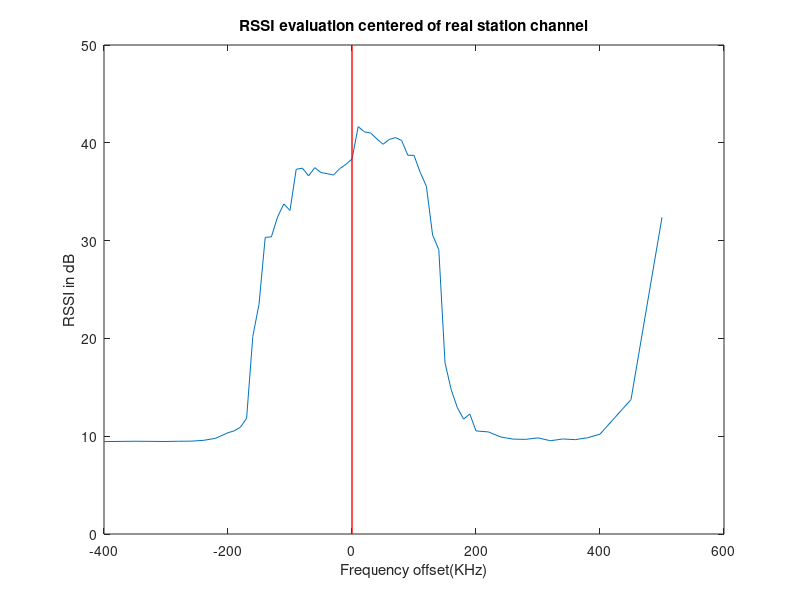

This chart was generated by the following MATLAB code:
clear all;
close all;
clc;

% 
% fmdata=loadFile_FM_IQ('./CaptureData/IQ/IQ_934_25dB(-400Hz)00.txt');
% RSSI=real(fmdata).*real(fmdata) + imag(fmdata).*imag(fmdata);
% RSSI_result(1)=mean(RSSI);
% x_axis=-400;
% 
% fmdata=loadFile_FM_IQ('./CaptureData/IQ/IQ_934_25dB(-350Hz)00.txt');
% RSSI=real(fmdata).*real(fmdata) + imag(fmdata).*imag(fmdata);
% RSSI_result(2)=mean(RSSI);
% x_axis=[x_axis -350];
% 
% fmdata=loadFile_FM_IQ('./CaptureData/IQ/IQ_934_25dB(-300Hz)00.txt');
% RSSI=real(fmdata).*real(fmdata) + imag(fmdata).*imag(fmdata);
% RSSI_result(3)=mean(RSSI);
% x_axis=[x_axis -300];
% 
% fmdata=loadFile_FM_IQ('./CaptureData/IQ/IQ_934_25dB(-280Hz)00.txt');
% RSSI=real(fmdata).*real(fmdata) + imag(fmdata).*imag(fmdata);
% RSSI_result(4)=mean(RSSI);
% x_axis=[x_axis -280];
% 
% fmdata=loadFile_FM_IQ('./CaptureData/IQ/IQ_934_25dB(-260Hz)00.txt');
% RSSI=real(fmdata).*real(fmdata) + imag(fmdata).*imag(fmdata);
% RSSI_result(5)=mean(RSSI);
% x_axis=[x_axis -260];
% 
% fmdata=loadFile_FM_IQ('./CaptureData/IQ/IQ_934_25dB(-240Hz)00.txt');
% RSSI=real(fmdata).*real(fmdata) + imag(fmdata).*imag(fmdata);
% RSSI_result(6)=mean(RSSI);
% x_axis=[x_axis -240];
% 
% fmdata=loadFile_FM_IQ('./CaptureData/IQ/IQ_934_25dB(-220Hz)00.txt');
% RSSI=real(fmdata).*real(fmdata) + imag(fmdata).*imag(fmdata);
% RSSI_result(7)=mean(RSSI);
% x_axis=[x_axis -220];
% 
% fmdata=loadFile_FM_IQ('./CaptureData/IQ/IQ_934_25dB(-200Hz)00.txt');
% RSSI=real(fmdata).*real(fmdata) + imag(fmdata).*imag(fmdata);
% RSSI_result(8)=mean(RSSI);
% x_axis=[x_axis -200];
% 
% fmdata=loadFile_FM_IQ('./CaptureData/IQ/IQ_934_25dB(-190Hz)00.txt');
% RSSI=real(fmdata).*real(fmdata) + imag(fmdata).*imag(fmdata);
% RSSI_result(9)=mean(RSSI);
% x_axis=[x_axis -190];
% 
% fmdata=loadFile_FM_IQ('./CaptureData/IQ/IQ_934_25dB(-180Hz)00.txt');
% RSSI=real(fmdata).*real(fmdata) + imag(fmdata).*imag(fmdata);
% RSSI_result(10)=mean(RSSI)
% x_axis=[x_axis -180];
% 
% fmdata=loadFile_FM_IQ('./CaptureData/IQ/IQ_934_25dB(-170Hz)00.txt');
% RSSI=real(fmdata).*real(fmdata) + imag(fmdata).*imag(fmdata);
% RSSI_result(11)=mean(RSSI);
% x_axis=[x_axis -170];
% 
% fmdata=loadFile_FM_IQ('./CaptureData/IQ/IQ_934_25dB(-160Hz)00.txt');
% RSSI=real(fmdata).*real(fmdata) + imag(fmdata).*imag(fmdata);
% RSSI_result(12)=mean(RSSI);
% x_axis=[x_axis -160];
% 
% fmdata=loadFile_FM_IQ('./CaptureData/IQ/IQ_934_25dB(-150Hz)00.txt');
% RSSI=real(fmdata).*real(fmdata) + imag(fmdata).*imag(fmdata);
% RSSI_result(13)=mean(RSSI);
% x_axis=[x_axis -150];
% 
% fmdata=loadFile_FM_IQ('./CaptureData/IQ/IQ_934_25dB(-140Hz)00.txt');
% RSSI=real(fmdata).*real(fmdata) + imag(fmdata).*imag(fmdata);
% RSSI_result(14)=mean(RSSI);
% x_axis=[x_axis -140];
% 
% fmdata=loadFile_FM_IQ('./CaptureData/IQ/IQ_934_25dB(-130Hz)00.txt');
% RSSI=real(fmdata).*real(fmdata) + imag(fmdata).*imag(fmdata);
% RSSI_result(15)=mean(RSSI);
% x_axis=[x_axis -130];
% 
% fmdata=loadFile_FM_IQ('./CaptureData/IQ/IQ_934_25dB(-120Hz)00.txt');
% RSSI=real(fmdata).*real(fmdata) + imag(fmdata).*imag(fmdata);
% RSSI_result(16)=mean(RSSI);
% x_axis=[x_axis -120];
% 
% fmdata=loadFile_FM_IQ('./CaptureData/IQ/IQ_934_25dB(-110Hz)00.txt');
% RSSI=real(fmdata).*real(fmdata) + imag(fmdata).*imag(fmdata);
% RSSI_result(17)=mean(RSSI);
% x_axis=[x_axis -110];
% 
% fmdata=loadFile_FM_IQ('./CaptureData/IQ/IQ_934_25dB(-100Hz)00.txt');
% RSSI=real(fmdata).*real(fmdata) + imag(fmdata).*imag(fmdata);
% RSSI_result(18)=mean(RSSI);
% x_axis=[x_axis -100];
% 
% fmdata=loadFile_FM_IQ('./CaptureData/IQ/IQ_934_25dB(-90Hz)00.txt');
% RSSI=real(fmdata).*real(fmdata) + imag(fmdata).*imag(fmdata);
% RSSI_result(19)=mean(RSSI);
% x_axis=[x_axis -90];
% 
% fmdata=loadFile_FM_IQ('./CaptureData/IQ/IQ_934_25dB(-80Hz)00.txt');
% RSSI=real(fmdata).*real(fmdata) + imag(fmdata).*imag(fmdata);
% RSSI_result(20)=mean(RSSI)
% x_axis=[x_axis -80];
% 
% fmdata=loadFile_FM_IQ('./CaptureData/IQ/IQ_934_25dB(-70Hz)00.txt');
% RSSI=real(fmdata).*real(fmdata) + imag(fmdata).*imag(fmdata);
% RSSI_result(21)=mean(RSSI);
% x_axis=[x_axis -70];
% 
% fmdata=loadFile_FM_IQ('./CaptureData/IQ/IQ_934_25dB(-60Hz)00.txt');
% RSSI=real(fmdata).*real(fmdata) + imag(fmdata).*imag(fmdata);
% RSSI_result(22)=mean(RSSI);
% x_axis=[x_axis -60];
% 
% fmdata=loadFile_FM_IQ('./CaptureData/IQ/IQ_934_25dB(-50Hz)00.txt');
% RSSI=real(fmdata).*real(fmdata) + imag(fmdata).*imag(fmdata);
% RSSI_result(23)=mean(RSSI);
% x_axis=[x_axis -50];
% 
% fmdata=loadFile_FM_IQ('./CaptureData/IQ/IQ_934_25dB(-40Hz)00.txt');
% RSSI=real(fmdata).*real(fmdata) + imag(fmdata).*imag(fmdata);
% RSSI_result(24)=mean(RSSI);
% x_axis=[x_axis -40];
% 
% fmdata=loadFile_FM_IQ('./CaptureData/IQ/IQ_934_25dB(-30Hz)00.txt');
% RSSI=real(fmdata).*real(fmdata) + imag(fmdata).*imag(fmdata);
% RSSI_result(25)=mean(RSSI);
% x_axis=[x_axis -30];
% 
% fmdata=loadFile_FM_IQ('./CaptureData/IQ/IQ_934_25dB(-20Hz)00.txt');
% RSSI=real(fmdata).*real(fmdata) + imag(fmdata).*imag(fmdata);
% RSSI_result(26)=mean(RSSI);
% x_axis=[x_axis -20];
% 
% fmdata=loadFile_FM_IQ('./CaptureData/IQ/IQ_934_25dB(-10Hz)00.txt');
% RSSI=real(fmdata).*real(fmdata) + imag(fmdata).*imag(fmdata);
% RSSI_result(27)=mean(RSSI);
% x_axis=[x_axis -10];
% 
% fmdata=loadFile_FM_IQ('./CaptureData/IQ/IQ_934_15dB(+0Hz)10.txt');
% RSSI=real(fmdata).*real(fmdata) + imag(fmdata).*imag(fmdata);
% RSSI_result(28)=mean(RSSI);
% x_axis=[x_axis 0];
% 
% fmdata=loadFile_FM_IQ('./CaptureData/IQ/IQ_934_25dB(+10Hz)00.txt');
% RSSI=real(fmdata).*real(fmdata) + imag(fmdata).*imag(fmdata);
% RSSI_result(29)=mean(RSSI);
% x_axis=[x_axis 10];
% 
% fmdata=loadFile_FM_IQ('./CaptureData/IQ/IQ_934_25dB(+20Hz)00.txt');
% RSSI=real(fmdata).*real(fmdata) + imag(fmdata).*imag(fmdata);
% RSSI_result(30)=mean(RSSI)
% x_axis=[x_axis 20];
% 
% fmdata=loadFile_FM_IQ('./CaptureData/IQ/IQ_934_25dB(+30Hz)00.txt');
% RSSI=real(fmdata).*real(fmdata) + imag(fmdata).*imag(fmdata);
% RSSI_result(31)=mean(RSSI);
% x_axis=[x_axis 30];
% 
% fmdata=loadFile_FM_IQ('./CaptureData/IQ/IQ_934_25dB(+40Hz)00.txt');
% RSSI=real(fmdata).*real(fmdata) + imag(fmdata).*imag(fmdata);
% RSSI_result(32)=mean(RSSI);
% x_axis=[x_axis 40];
% 
% fmdata=loadFile_FM_IQ('./CaptureData/IQ/IQ_934_25dB(+50Hz)00.txt');
% RSSI=real(fmdata).*real(fmdata) + imag(fmdata).*imag(fmdata);
% RSSI_result(33)=mean(RSSI);
% x_axis=[x_axis 50];
% 
% fmdata=loadFile_FM_IQ('./CaptureData/IQ/IQ_934_25dB(+60Hz)00.txt');
% RSSI=real(fmdata).*real(fmdata) + imag(fmdata).*imag(fmdata);
% RSSI_result(34)=mean(RSSI);
% x_axis=[x_axis 60];
% 
% fmdata=loadFile_FM_IQ('./CaptureData/IQ/IQ_934_25dB(+70Hz)00.txt');
% RSSI=real(fmdata).*real(fmdata) + imag(fmdata).*imag(fmdata);
% RSSI_result(35)=mean(RSSI);
% x_axis=[x_axis 70];
% 
% fmdata=loadFile_FM_IQ('./CaptureData/IQ/IQ_934_25dB(+80Hz)00.txt');
% RSSI=real(fmdata).*real(fmdata) + imag(fmdata).*imag(fmdata);
% RSSI_result(36)=mean(RSSI);
% x_axis=[x_axis 80];
% 
% fmdata=loadFile_FM_IQ('./CaptureData/IQ/IQ_934_25dB(+90Hz)00.txt');
% RSSI=real(fmdata).*real(fmdata) + imag(fmdata).*imag(fmdata);
% RSSI_result(37)=mean(RSSI);
% x_axis=[x_axis 90];
% 
% fmdata=loadFile_FM_IQ('./CaptureData/IQ/IQ_934_25dB(+100Hz)00.txt');
% RSSI=real(fmdata).*real(fmdata) + imag(fmdata).*imag(fmdata);
% RSSI_result(38)=mean(RSSI);
% x_axis=[x_axis 100];
% 
% fmdata=loadFile_FM_IQ('./CaptureData/IQ/IQ_934_25dB(+110Hz)00.txt');
% RSSI=real(fmdata).*real(fmdata) + imag(fmdata).*imag(fmdata);
% RSSI_result(39)=mean(RSSI);
% x_axis=[x_axis 110];
% 
% fmdata=loadFile_FM_IQ('./CaptureData/IQ/IQ_934_25dB(+120Hz)00.txt');
% RSSI=real(fmdata).*real(fmdata) + imag(fmdata).*imag(fmdata);
% RSSI_result(40)=mean(RSSI)
% x_axis=[x_axis 120];
% 
% fmdata=loadFile_FM_IQ('./CaptureData/IQ/IQ_934_25dB(+130Hz)00.txt');
% RSSI=real(fmdata).*real(fmdata) + imag(fmdata).*imag(fmdata);
% RSSI_result(41)=mean(RSSI);
% x_axis=[x_axis 130];
% 
% fmdata=loadFile_FM_IQ('./CaptureData/IQ/IQ_934_25dB(+140Hz)00.txt');
% RSSI=real(fmdata).*real(fmdata) + imag(fmdata).*imag(fmdata);
% RSSI_result(42)=mean(RSSI);
% x_axis=[x_axis 140];
% 
% fmdata=loadFile_FM_IQ('./CaptureData/IQ/IQ_934_25dB(+150Hz)00.txt');
% RSSI=real(fmdata).*real(fmdata) + imag(fmdata).*imag(fmdata);
% RSSI_result(43)=mean(RSSI);
% x_axis=[x_axis 150];
% 
% fmdata=loadFile_FM_IQ('./CaptureData/IQ/IQ_934_25dB(+160Hz)00.txt');
% RSSI=real(fmdata).*real(fmdata) + imag(fmdata).*imag(fmdata);
% RSSI_result(44)=mean(RSSI);
% x_axis=[x_axis 160];
% 
% fmdata=loadFile_FM_IQ('./CaptureData/IQ/IQ_934_25dB(+170Hz)00.txt');
% RSSI=real(fmdata).*real(fmdata) + imag(fmdata).*imag(fmdata);
% RSSI_result(45)=mean(RSSI);
% x_axis=[x_axis 170];
% 
% fmdata=loadFile_FM_IQ('./CaptureData/IQ/IQ_934_25dB(+180Hz)00.txt');
% RSSI=real(fmdata).*real(fmdata) + imag(fmdata).*imag(fmdata);
% RSSI_result(46)=mean(RSSI);
% x_axis=[x_axis 180];
% 
% fmdata=loadFile_FM_IQ('./CaptureData/IQ/IQ_934_25dB(+190Hz)00.txt');
% RSSI=real(fmdata).*real(fmdata) + imag(fmdata).*imag(fmdata);
% RSSI_result(47)=mean(RSSI);
% x_axis=[x_axis 190];
% 
% fmdata=loadFile_FM_IQ('./CaptureData/IQ/IQ_934_25dB(+200Hz)00.txt');
% RSSI=real(fmdata).*real(fmdata) + imag(fmdata).*imag(fmdata);
% RSSI_result(48)=mean(RSSI);
% x_axis=[x_axis 200];
% 
% fmdata=loadFile_FM_IQ('./CaptureData/IQ/IQ_934_25dB(+220Hz)00.txt');
% RSSI=real(fmdata).*real(fmdata) + imag(fmdata).*imag(fmdata);
% RSSI_result(49)=mean(RSSI);
% x_axis=[x_axis 220];
% 
% fmdata=loadFile_FM_IQ('./CaptureData/IQ/IQ_934_25dB(+240Hz)00.txt');
% RSSI=real(fmdata).*real(fmdata) + imag(fmdata).*imag(fmdata);
% RSSI_result(50)=mean(RSSI)
% x_axis=[x_axis 240];
% 
% fmdata=loadFile_FM_IQ('./CaptureData/IQ/IQ_934_25dB(+260Hz)00.txt');
% RSSI=real(fmdata).*real(fmdata) + imag(fmdata).*imag(fmdata);
% RSSI_result(51)=mean(RSSI);
% x_axis=[x_axis 260];
% 
% fmdata=loadFile_FM_IQ('./CaptureData/IQ/IQ_934_25dB(+280Hz)00.txt');
% RSSI=real(fmdata).*real(fmdata) + imag(fmdata).*imag(fmdata);
% RSSI_result(52)=mean(RSSI);
% x_axis=[x_axis 280];
% 
% fmdata=loadFile_FM_IQ('./CaptureData/IQ/IQ_934_25dB(+300Hz)00.txt');
% RSSI=real(fmdata).*real(fmdata) + imag(fmdata).*imag(fmdata);
% RSSI_result(53)=mean(RSSI);
% x_axis=[x_axis 300];
% 
% fmdata=loadFile_FM_IQ('./CaptureData/IQ/IQ_934_25dB(+320Hz)00.txt');
% RSSI=real(fmdata).*real(fmdata) + imag(fmdata).*imag(fmdata);
% RSSI_result(54)=mean(RSSI);
% x_axis=[x_axis 320];
% 
% fmdata=loadFile_FM_IQ('./CaptureData/IQ/IQ_934_25dB(+340Hz)00.txt');
% RSSI=real(fmdata).*real(fmdata) + imag(fmdata).*imag(fmdata);
% RSSI_result(55)=mean(RSSI);
% x_axis=[x_axis 340];
% 
% fmdata=loadFile_FM_IQ('./CaptureData/IQ/IQ_934_25dB(+360Hz)00.txt');
% RSSI=real(fmdata).*real(fmdata) + imag(fmdata).*imag(fmdata);
% RSSI_result(56)=mean(RSSI);
% x_axis=[x_axis 360];
% 
% fmdata=loadFile_FM_IQ('./CaptureData/IQ/IQ_934_25dB(+380Hz)00.txt');
% RSSI=real(fmdata).*real(fmdata) + imag(fmdata).*imag(fmdata);
% RSSI_result(57)=mean(RSSI);
% x_axis=[x_axis 380];
% 
% fmdata=loadFile_FM_IQ('./CaptureData/IQ/IQ_934_25dB(+400Hz)00.txt');
% RSSI=real(fmdata).*real(fmdata) + imag(fmdata).*imag(fmdata);
% RSSI_result(58)=mean(RSSI);
% x_axis=[x_axis 400];
% 
% fmdata=loadFile_FM_IQ('./CaptureData/IQ/IQ_934_25dB(+450Hz)00.txt');
% RSSI=real(fmdata).*real(fmdata) + imag(fmdata).*imag(fmdata);
% RSSI_result(59)=mean(RSSI);
% x_axis=[x_axis 450];
% 
% fmdata=loadFile_FM_IQ('./CaptureData/IQ/IQ_934_25dB(+500Hz)00.txt');
% RSSI=real(fmdata).*real(fmdata) + imag(fmdata).*imag(fmdata);
% RSSI_result(60)=mean(RSSI)
% x_axis=[x_axis 500];

load RSSI_result.mat

figure(1)
plot(x_axis,10*log10(RSSI_result))
title('RSSI evaluation centered of real station channel')
xlabel('Frequency offset(KHz)')
ylabel('RSSI in dB')
%Add line @ center freq
y1=get(gca,'ylim');
hold on;
plot([0 0],y1,'r-','linewidth',1);
hold off;


